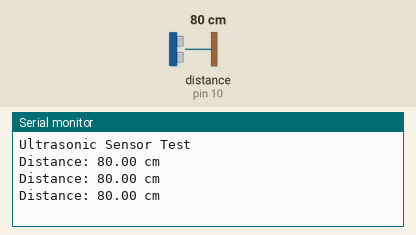
The sketch below on a simulated Arduino Uno, built with avr-gcc and run on an emulated ATmega328P. On the bench: the last lines printed to the serial monitor. Wiring (inferred from the names in the program): ultrasonic range finder: trigger pin 9; echo pin 10. Inputs (shaded band) come from the test bench; at power-on: distance to the obstacle (sensor on pin 10) 80 cm. The echo pulse lasts 58.3 µs per cm.

Above: at 1.3 s.
1.4 s: distance to the obstacle (sensor on pin 10) set to 2 cm
At 1.9 s:
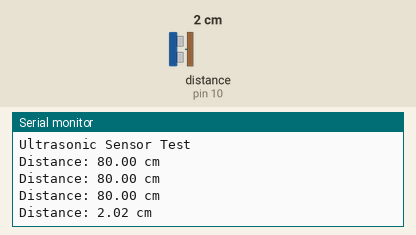
2.9 s: distance to the obstacle (sensor on pin 10) set to 4 cm
At 3.4 s:
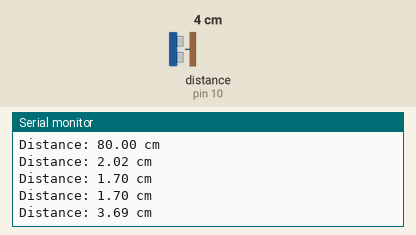
Timing chart, 0 to 5.9 s (numbered marks = the images above; inputs shaded):
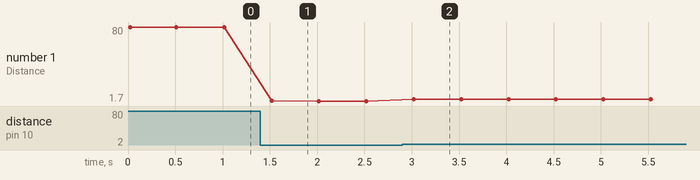

The sketch:

esp32_ultrasonic_sensor.ino
```cpp
#define TRIG_PIN 9   // TRIG connected to digital pin 9
#define ECHO_PIN 10  // ECHO connected to digital pin 10

long duration;
float distance_cm;

void setup() {
  Serial.begin(9600);              // Start serial communication
  pinMode(TRIG_PIN, OUTPUT);       // TRIG is an output
  pinMode(ECHO_PIN, INPUT);        // ECHO is an input
  Serial.println("Ultrasonic Sensor Test");
}

void loop() {
  // Send a 10 microsecond pulse to trigger pin
  digitalWrite(TRIG_PIN, LOW);
  delayMicroseconds(2);
  digitalWrite(TRIG_PIN, HIGH);
  delayMicroseconds(10);
  digitalWrite(TRIG_PIN, LOW);

  // Read the duration of the echo pulse
  duration = pulseIn(ECHO_PIN, HIGH);

  // Convert duration to distance in cm (speed of sound = 343 m/s)
  distance_cm = duration * 0.0343 / 2;

  // Print the distance
  Serial.print("Distance: ");
  Serial.print(distance_cm);
  Serial.println(" cm");

  delay(500); // Wait half a second before next reading
}
```

Measured:
- after the input at 1.4 s, the serial monitor: prints a new line after 0.12 s (image 1)
- after the input at 2.9 s, the serial monitor: prints a new line after 0.12 s (image 2)
- plotted number 1: 80 → 1.7 after the input at 1.4 s, 1.7 → 3.69 after the input at 2.9 s
